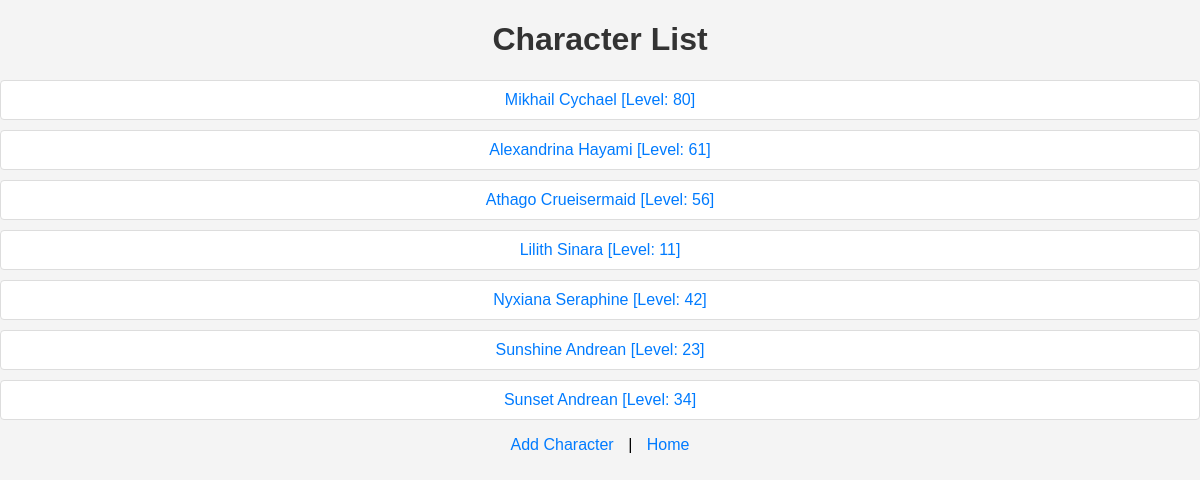
The page / on the database its author committed.
### characters/models.py (models this page shows, shortened)
class Character(models.Model):
    name = models.CharField(max_length=100)
    level = models.IntegerField(default=1)
    hp = models.IntegerField(default=100)
    atk = models.IntegerField(default=10)
    defense = models.IntegerField(default=5)
    spd = models.IntegerField(default=10)
    stm = models.IntegerField(default=50)
    mtx = models.IntegerField(default=5)

### characters/views.py (the view)
# urls.py: path('', views.character_list, name='character_list'),
def character_list(request):
    characters = Character.objects.all()
    return render(request, 'character_list.html', {'characters': characters})

### characters/templates/character_list.html (shortened to what this page needs)
{% load static %}
<!DOCTYPE html>
<html>
<head>
    <link rel="stylesheet" type="text/css" href="{% static 'characters/styles.css' %}">
</head>
<body>
    <h1>Character List</h1>
    <ul>
        {% for character in characters %}
            <li><a href="{% url 'character_detail' character.id %}">{{ character.name }} [Level: {{ character.level }}]</a></li>
        {% empty %}
            <li>No characters available</li>
        {% endfor %}
    </ul>
    <a href="{% url 'add_character' %}">Add Character</a> |
    <a href="{% url 'character_list' %}">Home</a>
</body>
</html>

### characters/static/characters/styles.css (style rules this page uses)
body { text-align: center; font-family: Arial, sans-serif; background-color: #f4f4f4; margin: 0; padding: 0; }
h1 { text-align: center; color: #333; }
ul { list-style-type: none; padding: 0; }
li { background-color: #fff; margin: 10px 0; padding: 10px; border: 1px solid #ddd; border-radius: 4px; }
li a { text-decoration: none; color: #007BFF; }
a { color: #007BFF; text-decoration: none; margin: 0 10px; }

### rows shown on the page
Character: name "Mikhail Cychael", level "80"
Character: name "Alexandrina Hayami", level "61"
Character: name "Athago Crueisermaid", level "56"
Character: name "Lilith Sinara", level "11"
Character: name "Nyxiana Seraphine", level "42"
Character: name "Sunshine Andrean", level "23"
Character: name "Sunset Andrean", level "34"
